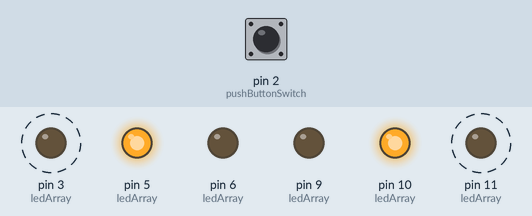
Recording of a sketch running on a simulated Arduino Uno, built with avr-gcc and run on an emulated ATmega328P. On the bench: output pins drawn as LEDs (lit = HIGH). Dashed ring = blinking. Inputs (shaded band) come from the test bench; at power-on: pin 2 (pushButtonSwitch) HIGH.

Above: at 0.45 s.
1.3 s: pin 2 (pushButtonSwitch) pulled LOW for 1 s
4.3 s: pin 2 (pushButtonSwitch) pulled LOW for 3.2 s
At 8.9 s:
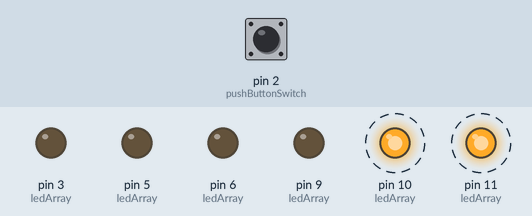
9.0 s: pin 2 (pushButtonSwitch) pulled LOW for 0.15 s
At 9.8 s:
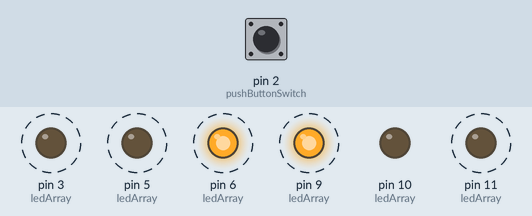
12.0 s: pin 2 (pushButtonSwitch) pulled LOW for 0.15 s
At 12.2 s:
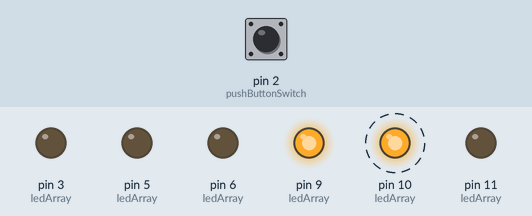
Timing chart, 0 to 16.0 s (numbered marks = the images above; inputs shaded):
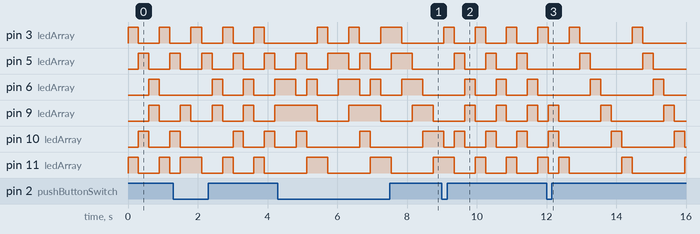

The sketch:

Ch_12_3_challenge_three_dim_array_interrupts.ino
```cpp
/* Using a three dimensional array to control the 6 LED light pattern
   selecting the lighting sequence by using an interrupt routine for the push button switch

   copy and paste this program into the Arduino IDE
   name this program Ch_12_3_challenge_three_dim_array_interrupts
 */

//  ------------------------------------------------------------------------------------
volatile int     ledPatternNo = 0;  // which pattern to display
int     numPatterns = 3;            // total number of patterns - NOT starting from zero, loop counters go from 0 -> numPatterns -1

int	ledOn = 300;
int	ledOff = 150;

int red = 3;
int orange = 5;
int yellow = 6;
int white = 9;
int green = 10;
int blue = 11;

// this is the sequence for the 6 LEDs
int ledArray[] = {red, orange, yellow, white, green, blue};

/*  each 6 x 6 array represents one entire display pattern. The columns represent the 6 LEDs (0 - 5) and the rows
    represent the the pattern that the 6 LEDs will display. A zero means the LED is off and a one means ON.
    So, the first row in the first 6x6 array says LED 0 and 5 will be on, all other off, the second row indicates
    that LEd 1 and 4 will be on and so forth.
 */
int sequenceArray [] [6] [6] {
 {                                // light LEDs from outside -> center
  {1, 0, 0, 0, 0, 1},
  {0, 1, 0, 0, 1, 0},
  {0, 0, 1, 1, 0, 0},
  {1, 0, 0, 0, 0, 1},
  {0, 1, 0, 0, 1, 0},
  {0, 0, 1, 1, 0, 0}
 },
 {                             // light LEDs from top to bottom
  {1, 0, 0, 0, 0, 0},
  {0, 1, 0, 0, 0, 0},
  {0, 0, 1, 0, 0, 0},
  {0, 0, 0, 1, 0, 0},
  {0, 0, 0, 0, 1, 0},
  {0, 0, 0, 0, 0, 1}
 },
 {                             // light two LEDs and have them travel
  {1, 0, 0, 0, 0, 0},
  {1, 1, 0, 0, 0, 0},
  {0, 1, 1, 0, 0, 0},
  {0, 0, 1, 1, 0, 0},
  {0, 0, 0, 1, 1, 0},
  {0, 0, 0, 0, 1, 1}
 }
};

//  ------------------------------------------------------------------------------------
void setup() {
// configure the LED pins as outputs and turn off the LEDs
    for(int i = 0 ; i < 6 ; i++) {
	pinMode(ledArray[i], OUTPUT);
	digitalWrite(ledArray[i], LOW);
  }
     attachInterrupt(0, switchPushed,LOW);  // attach an interrupt on int0 and call switchPushed() when triggered
}

//  ------------------------------------------------------------------------------------
void loop() {
  /* for the current pattern being pointed to (which plane in the 3D cube pointed to by ledPatternNo)
   each row represents one LED illumination pattern, display that pattern for time ledOn
   then go to next row and display that pattern
 */
  for(int j = 0; j < 6 ; j++) {                // outter loop - ROW pointer
    for(int i = 0 ; i < 6 ; i++) {             // inner loop - COLUMN pointer
      if(sequenceArray [ledPatternNo][j][i] == 0)  digitalWrite(ledArray[i], LOW);
      else                                         digitalWrite(ledArray[i], HIGH);
    }
    delay(ledOn);

  }
}

// ---------------------------------------------------------------------------
void switchPushed() {
  const int pushButtonSwitch = 2;	                        // switch is on pin D2, declare as constant, hide from other functions
  pinMode(pushButtonSwitch, INPUT_PULLUP);		        // D2 INPUT mode and attach a PULLUP resistor
  if(digitalRead(pushButtonSwitch) == HIGH) return;	        // if 5v (HIGH) switch is NOT pushed, 0v (LOW) switch IS pushed
  else {
    ledPatternNo++;
    if(ledPatternNo > (numPatterns -1)) ledPatternNo = 0;
    return;
  }
}
```

Measured:
- after the input at 4.3 s, pin 10 (ledArray): LOW → HIGH after 2.3 s, → LOW 0.30 s later, → HIGH 1.5 s later; pin 11 (ledArray): alternates HIGH for 0.61 s and LOW for 1.2 s, starting after 0.82 s
- after the input at 9.0 s, pin 3 (ledArray): alternates HIGH for 0.30 s and LOW for 0.60 s, starting after 0.35 s; pin 5 (ledArray): alternates HIGH for 0.30 s and LOW for 0.60 s, starting after 0.65 s
- after the input at 12.0 s, pin 5 (ledArray): alternates HIGH for 0.30 s and LOW for 1.5 s, starting after 0.96 s; pin 6 (ledArray): alternates HIGH for 0.30 s and LOW for 1.5 s, starting after 1.3 s; pin 10 (ledArray): alternates HIGH for 0.30 s and LOW for 1.5 s, starting after 1.9 s
- by itself, pin 11 (ledArray): repeats every 0.90 s: LOW 0.60 s, HIGH 0.30 s
